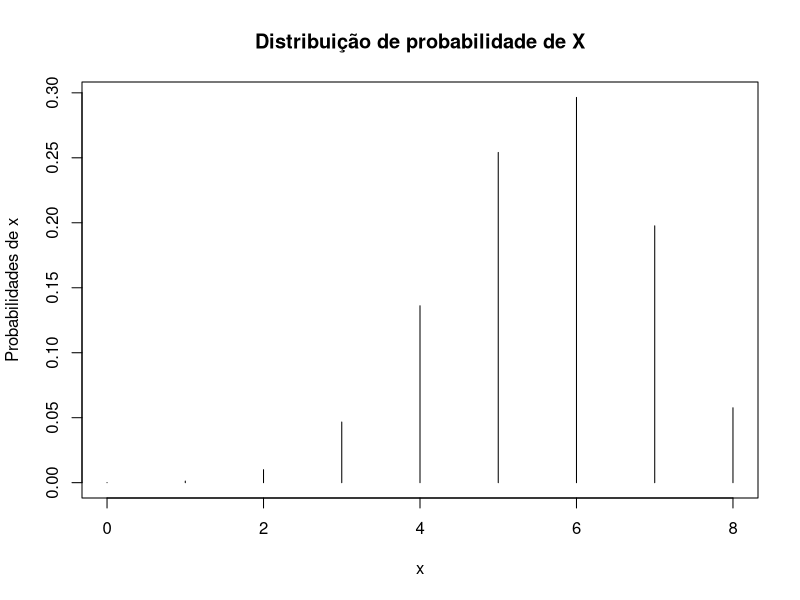
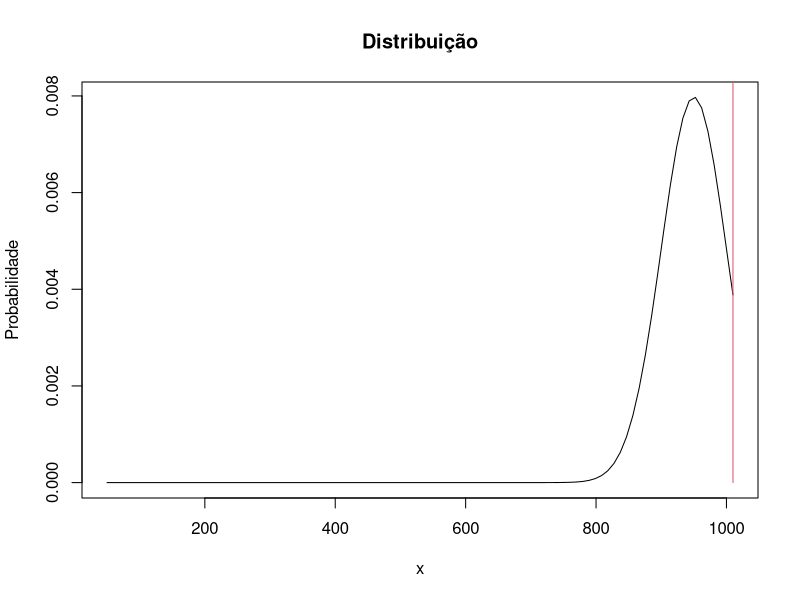

Here is the R script that generated these plots, in order:
# TAREFA 3 G1 - DANIEL STULBERG HUF

# Quest 1
# Considere que a probabilidade de configuração de um software financeiro ser feita de forma correta por
# um funcionário recém contratado de uma empresa de consultoria é igual a 0,7. Considere que esse funcionário
# configura 8 máquinas por vez.

# a) Obtenha e exiba a distribuição de probabilidade do número de instalações corretas feitas pelo
# funcionário em 8 instalações.
vetor.probabilidade <- dbinom (0:8, 8, 0.7)
vetor.probabilidade

# b) A seguir, plote a distribuição de probabilidade do número de instalações.
intervalo <- 0:8
plot(intervalo,
     vetor.probabilidade,
     type="h",
     xlab='x',
     ylab='Probabilidades de x',
     main='Distribuição de probabilidade de X') 

# Quest 2
# Seja X o nível de TSH em um indivíduo. Assume-se que X tem distribuição exponencial com média 3 µUI/mL.
# Toma-se uma amostra de 12 trabalhadores de uma empresa madeireira. Se mais da metade dos indivíduos da
# amostra tem níveis de TSH maiores que 4,88 µUI/mL, realiza-se um programa de intervenção com o total de
# trabalhadores da empresa. Qual a probabilidade de ocorrer o programa de intervenção?

# Probabilidade de nivel de TSH maior que 4.88 para um individuo
prob <- 1 - pexp(4.88, rate = 1/3)

# Seja Y o numero de individuos com niveis de TSH maiores que 4.88, a probabilidade de Y ser maior do que 6 é igual a:
1 - pbinom(6, 12, prob)

# Quest 3
# Uma empresa, que empacota farinha, sabe que o peso dos pacotes segue uma distribuição normal com
# média 950g e desvio padrão 50g. Para o exposto:

# a) Calcule e exiba a probabilidade de se encontrar um pacote cujo peso seja de mais de 1000g. 
1 - pnorm(1000, mean = 950, sd = 50)

# b) Plote a curva normal e, sobre esta, o limite de 1010g. 
curve(dnorm(x, 950, 50),
      50, 1010,
      main = "Distribuição",
      ylab = "Probabilidade")
lines(c (1010, 1010), c (0, 0.03), col = 2)

# c) Calcule e exiba o valor do peso para o qual a probabilidade de se encontrar valores menores que o
# deste seja 75%.
qnorm(0.75, 950, 50)